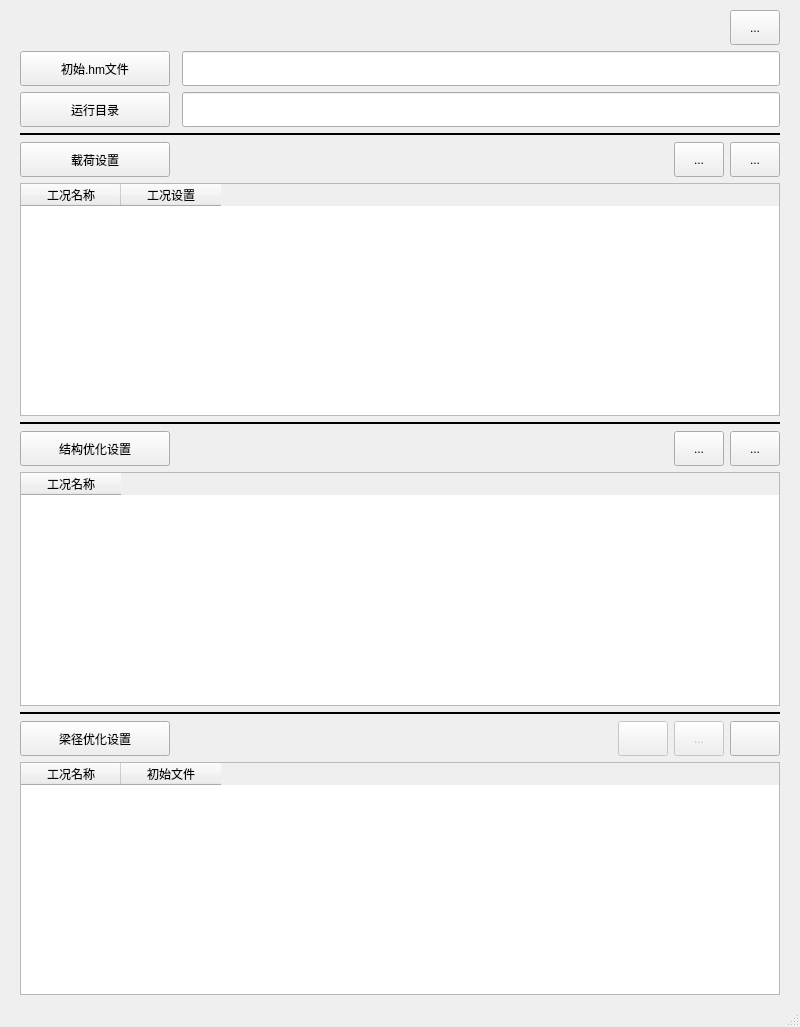
<?xml version="1.0" encoding="UTF-8"?>
<ui version="4.0">
 <class>MainWindow</class>
 <widget class="QMainWindow" name="MainWindow">
  <property name="geometry">
   <rect>
    <x>0</x>
    <y>0</y>
    <width>800</width>
    <height>1027</height>
   </rect>
  </property>
  <property name="windowTitle">
   <string>种植体多孔优化</string>
  </property>
  <property name="windowIcon">
   <iconset>
    <normaloff>../icons/Implant.png</normaloff>../icons/Implant.png</iconset>
  </property>
  <property name="styleSheet">
   <string notr="true">QMainWindow {
	background-color: #f0f2f5
}

QWidget {
	border: 1px solid #C2C7CB;
}

Line {
	color: #AA0000;
	background-color: solid #e0e0e0;
}

QToolButton {
	background-color: #A6A6A6;
	border: 1px solid;
	border-radius: 3px;
}

QToolButton:hover {
    background-color: #E6E6E6;
}

QToolButton:checked {
	background-color:  qlineargradient(x1:0, y1:0, x2:1, y2:0, stop:0 #A6A6A6, stop:1 #CE916A);
	border:2px solid #C55D08;
}

QPushButton {
	background-color: #A6A6A6;
	border: 1px solid;
	border-radius: 3px;
}

QPushButton:hover {
    background-color: #E6E6E6;
}

@keyframes gradient {
    0% { background-position: 0% 50%; }
    50% { background-position: 100% 50%; }
    100% { background-position: 0% 50%; }
}</string>
  </property>
  <property name="tabShape">
   <enum>QTabWidget::Rounded</enum>
  </property>
  <widget class="QWidget" name="centralwidget">
   <layout class="QGridLayout" name="gridLayout">
    <property name="leftMargin">
     <number>20</number>
    </property>
    <property name="topMargin">
     <number>10</number>
    </property>
    <property name="rightMargin">
     <number>20</number>
    </property>
    <property name="bottomMargin">
     <number>10</number>
    </property>
    <item row="7" column="2" colspan="2">
     <widget class="QWidget" name="widget" native="true">
      <property name="minimumSize">
       <size>
        <width>500</width>
        <height>35</height>
       </size>
      </property>
      <layout class="QHBoxLayout" name="horizontalLayout">
       <property name="leftMargin">
        <number>0</number>
       </property>
       <property name="topMargin">
        <number>0</number>
       </property>
       <property name="rightMargin">
        <number>0</number>
       </property>
       <property name="bottomMargin">
        <number>0</number>
       </property>
       <item>
        <spacer name="horizontalSpacer_4">
         <property name="orientation">
          <enum>Qt::Horizontal</enum>
         </property>
         <property name="sizeHint" stdset="0">
          <size>
           <width>40</width>
           <height>20</height>
          </size>
         </property>
        </spacer>
       </item>
       <item>
        <widget class="QToolButton" name="addButton">
         <property name="minimumSize">
          <size>
           <width>50</width>
           <height>35</height>
          </size>
         </property>
         <property name="cursor">
          <cursorShape>PointingHandCursor</cursorShape>
         </property>
         <property name="text">
          <string>...</string>
         </property>
         <property name="icon">
          <iconset>
           <normaloff>../icons/add.png</normaloff>../icons/add.png</iconset>
         </property>
         <property name="iconSize">
          <size>
           <width>25</width>
           <height>25</height>
          </size>
         </property>
        </widget>
       </item>
       <item>
        <widget class="QToolButton" name="deleteButton">
         <property name="minimumSize">
          <size>
           <width>50</width>
           <height>35</height>
          </size>
         </property>
         <property name="cursor">
          <cursorShape>PointingHandCursor</cursorShape>
         </property>
         <property name="text">
          <string>...</string>
         </property>
         <property name="icon">
          <iconset>
           <normaloff>../icons/remove.png</normaloff>../icons/remove.png</iconset>
         </property>
         <property name="iconSize">
          <size>
           <width>25</width>
           <height>25</height>
          </size>
         </property>
        </widget>
       </item>
      </layout>
     </widget>
    </item>
    <item row="13" column="1" colspan="3">
     <widget class="QWidget" name="widget_3" native="true">
      <layout class="QHBoxLayout" name="horizontalLayout_3">
       <property name="leftMargin">
        <number>0</number>
       </property>
       <property name="topMargin">
        <number>0</number>
       </property>
       <property name="rightMargin">
        <number>0</number>
       </property>
       <property name="bottomMargin">
        <number>0</number>
       </property>
       <item>
        <spacer name="horizontalSpacer_5">
         <property name="orientation">
          <enum>Qt::Horizontal</enum>
         </property>
         <property name="sizeHint" stdset="0">
          <size>
           <width>40</width>
           <height>20</height>
          </size>
         </property>
        </spacer>
       </item>
       <item>
        <widget class="QToolButton" name="extendButton">
         <property name="enabled">
          <bool>false</bool>
         </property>
         <property name="minimumSize">
          <size>
           <width>50</width>
           <height>35</height>
          </size>
         </property>
         <property name="toolTip">
          <string>导入初始模型</string>
         </property>
         <property name="text">
          <string/>
         </property>
         <property name="icon">
          <iconset>
           <normaloff>../icons/download-96.png</normaloff>../icons/download-96.png</iconset>
         </property>
         <property name="iconSize">
          <size>
           <width>25</width>
           <height>25</height>
          </size>
         </property>
        </widget>
       </item>
       <item>
        <widget class="QToolButton" name="runBeamButton">
         <property name="enabled">
          <bool>false</bool>
         </property>
         <property name="minimumSize">
          <size>
           <width>50</width>
           <height>35</height>
          </size>
         </property>
         <property name="cursor">
          <cursorShape>PointingHandCursor</cursorShape>
         </property>
         <property name="toolTip">
          <string>运行：梁径优化</string>
         </property>
         <property name="text">
          <string>...</string>
         </property>
         <property name="icon">
          <iconset>
           <normaloff>../icons/run.png</normaloff>../icons/run.png</iconset>
         </property>
         <property name="iconSize">
          <size>
           <width>25</width>
           <height>25</height>
          </size>
         </property>
         <property name="checkable">
          <bool>true</bool>
         </property>
        </widget>
       </item>
       <item>
        <widget class="QToolButton" name="beamMonitorButton">
         <property name="minimumSize">
          <size>
           <width>50</width>
           <height>35</height>
          </size>
         </property>
         <property name="toolTip">
          <string>优化监控器</string>
         </property>
         <property name="text">
          <string/>
         </property>
         <property name="icon">
          <iconset>
           <normaloff>../icons/monitoring.png</normaloff>../icons/monitoring.png</iconset>
         </property>
         <property name="iconSize">
          <size>
           <width>25</width>
           <height>25</height>
          </size>
         </property>
        </widget>
       </item>
      </layout>
     </widget>
    </item>
    <item row="0" column="3">
     <widget class="QToolButton" name="preferenceButton">
      <property name="minimumSize">
       <size>
        <width>50</width>
        <height>35</height>
       </size>
      </property>
      <property name="cursor">
       <cursorShape>PointingHandCursor</cursorShape>
      </property>
      <property name="toolTip">
       <string>预设</string>
      </property>
      <property name="text">
       <string>...</string>
      </property>
      <property name="icon">
       <iconset>
        <normaloff>../icons/setting-50.png</normaloff>../icons/setting-50.png</iconset>
      </property>
      <property name="iconSize">
       <size>
        <width>25</width>
        <height>25</height>
       </size>
      </property>
     </widget>
    </item>
    <item row="9" column="0" colspan="4">
     <widget class="Line" name="line_2">
      <property name="frameShadow">
       <enum>QFrame::Plain</enum>
      </property>
      <property name="lineWidth">
       <number>2</number>
      </property>
      <property name="midLineWidth">
       <number>2</number>
      </property>
      <property name="orientation">
       <enum>Qt::Horizontal</enum>
      </property>
     </widget>
    </item>
    <item row="3" column="0">
     <widget class="QPushButton" name="workPathButton">
      <property name="minimumSize">
       <size>
        <width>150</width>
        <height>35</height>
       </size>
      </property>
      <property name="text">
       <string>运行目录</string>
      </property>
      <property name="icon">
       <iconset>
        <normaloff>../icons/floder.png</normaloff>../icons/floder.png</iconset>
      </property>
      <property name="iconSize">
       <size>
        <width>25</width>
        <height>25</height>
       </size>
      </property>
     </widget>
    </item>
    <item row="5" column="0" colspan="4">
     <widget class="Line" name="line_1">
      <property name="styleSheet">
       <string notr="true"/>
      </property>
      <property name="frameShadow">
       <enum>QFrame::Plain</enum>
      </property>
      <property name="lineWidth">
       <number>2</number>
      </property>
      <property name="midLineWidth">
       <number>2</number>
      </property>
      <property name="orientation">
       <enum>Qt::Horizontal</enum>
      </property>
     </widget>
    </item>
    <item row="2" column="2" colspan="2">
     <widget class="QLineEdit" name="hmLineEdit">
      <property name="minimumSize">
       <size>
        <width>0</width>
        <height>35</height>
       </size>
      </property>
      <property name="readOnly">
       <bool>true</bool>
      </property>
     </widget>
    </item>
    <item row="3" column="2" colspan="2">
     <widget class="QLineEdit" name="workPathLineEdit">
      <property name="minimumSize">
       <size>
        <width>0</width>
        <height>35</height>
       </size>
      </property>
      <property name="readOnly">
       <bool>true</bool>
      </property>
     </widget>
    </item>
    <item row="0" column="2">
     <spacer name="horizontalSpacer_2">
      <property name="orientation">
       <enum>Qt::Horizontal</enum>
      </property>
      <property name="sizeType">
       <enum>QSizePolicy::Expanding</enum>
      </property>
      <property name="sizeHint" stdset="0">
       <size>
        <width>150</width>
        <height>20</height>
       </size>
      </property>
     </spacer>
    </item>
    <item row="13" column="0">
     <widget class="QPushButton" name="beamButton">
      <property name="minimumSize">
       <size>
        <width>0</width>
        <height>35</height>
       </size>
      </property>
      <property name="cursor">
       <cursorShape>PointingHandCursor</cursorShape>
      </property>
      <property name="text">
       <string>梁径优化设置</string>
      </property>
      <property name="icon">
       <iconset>
        <normaloff>../icons/setting-50.png</normaloff>../icons/setting-50.png</iconset>
      </property>
      <property name="iconSize">
       <size>
        <width>25</width>
        <height>25</height>
       </size>
      </property>
     </widget>
    </item>
    <item row="10" column="0">
     <widget class="QPushButton" name="structureButton">
      <property name="minimumSize">
       <size>
        <width>0</width>
        <height>35</height>
       </size>
      </property>
      <property name="cursor">
       <cursorShape>PointingHandCursor</cursorShape>
      </property>
      <property name="text">
       <string>结构优化设置</string>
      </property>
      <property name="icon">
       <iconset>
        <normaloff>../icons/setting-50.png</normaloff>../icons/setting-50.png</iconset>
      </property>
      <property name="iconSize">
       <size>
        <width>25</width>
        <height>25</height>
       </size>
      </property>
     </widget>
    </item>
    <item row="2" column="0">
     <widget class="QPushButton" name="hmButton">
      <property name="minimumSize">
       <size>
        <width>150</width>
        <height>35</height>
       </size>
      </property>
      <property name="cursor">
       <cursorShape>PointingHandCursor</cursorShape>
      </property>
      <property name="text">
       <string>初始.hm文件</string>
      </property>
      <property name="icon">
       <iconset>
        <normaloff>../icons/floder.png</normaloff>../icons/floder.png</iconset>
      </property>
      <property name="iconSize">
       <size>
        <width>25</width>
        <height>25</height>
       </size>
      </property>
     </widget>
    </item>
    <item row="7" column="0">
     <widget class="QPushButton" name="conditionButton">
      <property name="minimumSize">
       <size>
        <width>0</width>
        <height>35</height>
       </size>
      </property>
      <property name="cursor">
       <cursorShape>PointingHandCursor</cursorShape>
      </property>
      <property name="text">
       <string>载荷设置</string>
      </property>
      <property name="icon">
       <iconset>
        <normaloff>../icons/setting-50.png</normaloff>../icons/setting-50.png</iconset>
      </property>
      <property name="iconSize">
       <size>
        <width>25</width>
        <height>25</height>
       </size>
      </property>
     </widget>
    </item>
    <item row="12" column="0" colspan="4">
     <widget class="Line" name="line_3">
      <property name="frameShadow">
       <enum>QFrame::Plain</enum>
      </property>
      <property name="lineWidth">
       <number>2</number>
      </property>
      <property name="midLineWidth">
       <number>2</number>
      </property>
      <property name="orientation">
       <enum>Qt::Horizontal</enum>
      </property>
     </widget>
    </item>
    <item row="0" column="0">
     <spacer name="horizontalSpacer">
      <property name="orientation">
       <enum>Qt::Horizontal</enum>
      </property>
      <property name="sizeType">
       <enum>QSizePolicy::Fixed</enum>
      </property>
      <property name="sizeHint" stdset="0">
       <size>
        <width>150</width>
        <height>20</height>
       </size>
      </property>
     </spacer>
    </item>
    <item row="8" column="0" colspan="4">
     <widget class="CTable" name="conditionTableWidget">
      <column>
       <property name="text">
        <string>工况名称</string>
       </property>
      </column>
      <column>
       <property name="text">
        <string>工况设置</string>
       </property>
      </column>
     </widget>
    </item>
    <item row="11" column="0" colspan="4">
     <widget class="CTable" name="structureTable">
      <column>
       <property name="text">
        <string>工况名称</string>
       </property>
      </column>
     </widget>
    </item>
    <item row="16" column="0" colspan="4">
     <widget class="CTable" name="beamTable">
      <column>
       <property name="text">
        <string>工况名称</string>
       </property>
      </column>
      <column>
       <property name="text">
        <string>初始文件</string>
       </property>
      </column>
     </widget>
    </item>
    <item row="10" column="2" colspan="2">
     <widget class="QWidget" name="widget_2" native="true">
      <layout class="QHBoxLayout" name="horizontalLayout_2">
       <property name="leftMargin">
        <number>0</number>
       </property>
       <property name="topMargin">
        <number>0</number>
       </property>
       <property name="rightMargin">
        <number>0</number>
       </property>
       <property name="bottomMargin">
        <number>0</number>
       </property>
       <item>
        <spacer name="horizontalSpacer_3">
         <property name="orientation">
          <enum>Qt::Horizontal</enum>
         </property>
         <property name="sizeHint" stdset="0">
          <size>
           <width>40</width>
           <height>20</height>
          </size>
         </property>
        </spacer>
       </item>
       <item>
        <widget class="QToolButton" name="runStructureButton">
         <property name="minimumSize">
          <size>
           <width>50</width>
           <height>35</height>
          </size>
         </property>
         <property name="cursor">
          <cursorShape>PointingHandCursor</cursorShape>
         </property>
         <property name="toolTip">
          <string>运行：结构优化</string>
         </property>
         <property name="text">
          <string>...</string>
         </property>
         <property name="icon">
          <iconset>
           <normaloff>../icons/run.png</normaloff>../icons/run.png</iconset>
         </property>
         <property name="iconSize">
          <size>
           <width>25</width>
           <height>25</height>
          </size>
         </property>
         <property name="checkable">
          <bool>true</bool>
         </property>
         <property name="checked">
          <bool>false</bool>
         </property>
        </widget>
       </item>
       <item>
        <widget class="QToolButton" name="structureMonitorButton">
         <property name="minimumSize">
          <size>
           <width>50</width>
           <height>35</height>
          </size>
         </property>
         <property name="toolTip">
          <string>优化监控器</string>
         </property>
         <property name="text">
          <string>...</string>
         </property>
         <property name="icon">
          <iconset>
           <normaloff>../icons/monitoring.png</normaloff>../icons/monitoring.png</iconset>
         </property>
         <property name="iconSize">
          <size>
           <width>25</width>
           <height>25</height>
          </size>
         </property>
        </widget>
       </item>
      </layout>
     </widget>
    </item>
   </layout>
  </widget>
  <widget class="QStatusBar" name="statusbar"/>
 </widget>
 <customwidgets>
  <customwidget>
   <class>CTable</class>
   <extends>QTableWidget</extends>
   <header>./GUI/widgets/cTable</header>
  </customwidget>
 </customwidgets>
 <resources/>
 <connections/>
</ui>
